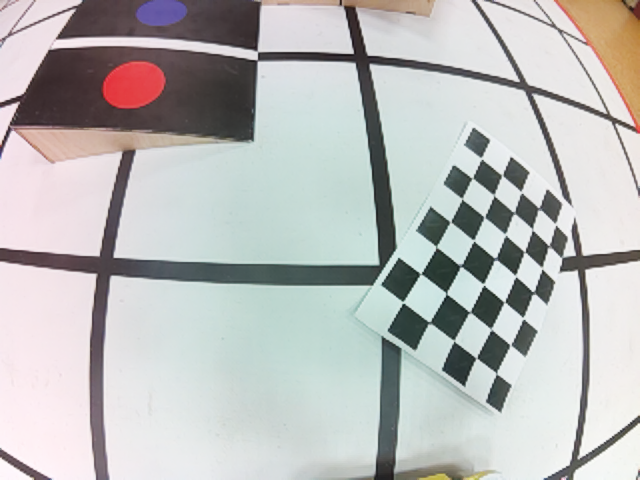
#> input picture chess_frames/0.png, 640 x 480 px; its folder holds 4 pictures in this run
$ python calibrate.py
#> lines starting #> are read from the running program, lines starting #| are printed output that depends on the picture; after the words box and inside, x2 and y2 are one past the last pixel; in counts of white or black regions, pixels touching at a corner belong together
import cv2
import numpy as np
import glob

CHECKERBOARD = (4, 5)
square_size = 2.0

objp = np.zeros((1, CHECKERBOARD[0]*CHECKERBOARD[1], 3), np.float32)
objp[0,:,:2] = np.mgrid[0:CHECKERBOARD[0], 0:CHECKERBOARD[1]].T.reshape(-1, 2)
objp *= square_size

objpoints = []
imgpoints = []

images = glob.glob('chess_frames/*.png')

for fname in images:
    img = cv2.imread(fname)
#> img is the input picture: shape (480, 640, 3); mean B, G, R 186.5, 187.7, 187.3
    gray = cv2.cvtColor(img, cv2.COLOR_BGR2GRAY)
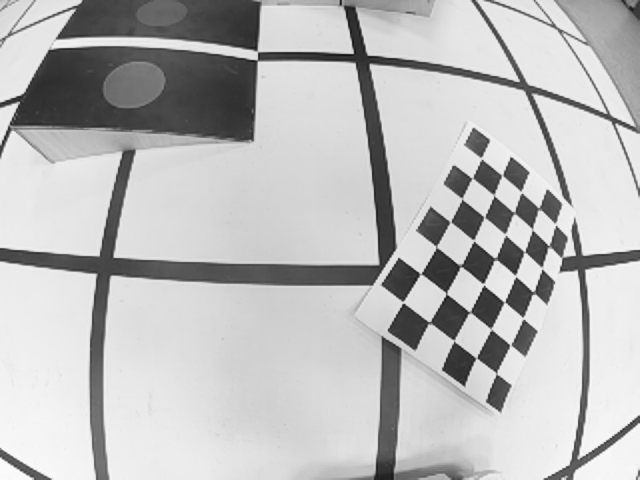
#> gray: shape (480, 640); min 18, max 252, mean 187.4

    ret, corners = cv2.findChessboardCorners(gray, CHECKERBOARD,
                cv2.CALIB_CB_ADAPTIVE_THRESH + cv2.CALIB_CB_FAST_CHECK + cv2.CALIB_CB_NORMALIZE_IMAGE)
#> ret = True; corners = 20 rows, first 8: [462.6, 198.4], [484.1, 218.2], [505.3, 234.4], [524.4, 252.8], [450.3, 222.5], [473.5, 240.5], [494.7, 257.1], [516.2, 275.7]
    print(f"{fname}: corners found = {ret}, count = {len(corners) if corners is not None else 0}")
#| chess_frames/0.png: corners found = True, count = 20

    if ret:
        criteria = (cv2.TERM_CRITERIA_EPS + cv2.TERM_CRITERIA_MAX_ITER, 30, 0.001)
        corners_subpix = cv2.cornerSubPix(gray, corners, (3,3), (-1,-1), criteria)
#> corners_subpix = 20 rows, first 8: [462, 198.5], [484.3, 217.1], [505.2, 234.2], [524.5, 251.9], [450.5, 221.9], [473.9, 240.4], [495.4, 258.9], [515.5, 276]

        imgpoints.append(corners_subpix)
        objpoints.append(objp)

        cv2.drawChessboardCorners(img, CHECKERBOARD, corners_subpix, ret)
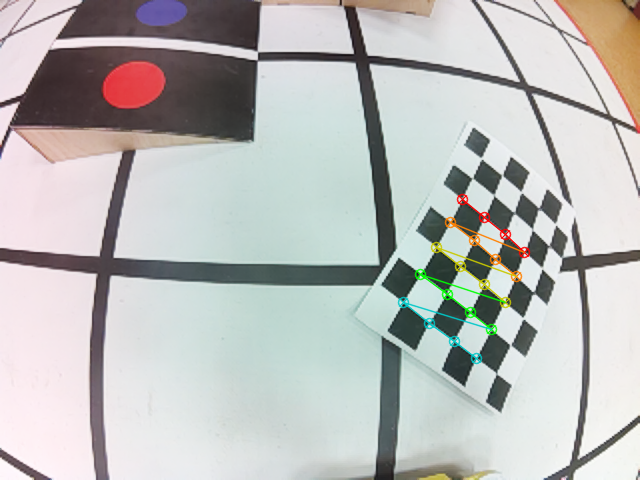
#> img: shape (480, 640, 3); 1.21% of pixels changed, all inside (x1, y1, x2, y2) = (397, 193, 531, 365)
        cv2.imshow('Corners', img)
        cv2.waitKey(500)
#> pass 2 of the loop `for fname in images:`:
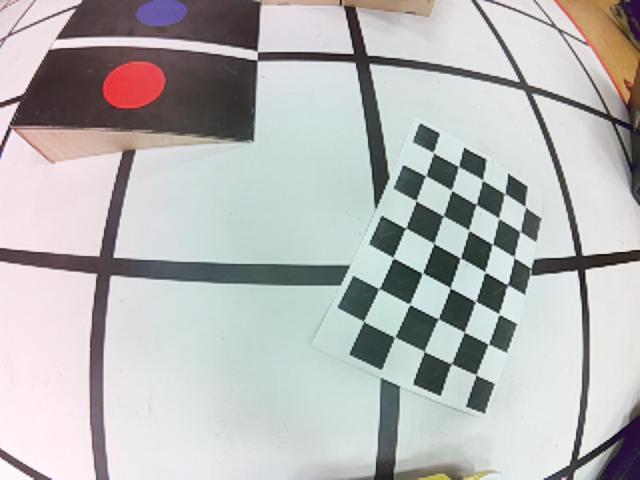
#> input picture chess_frames/1.png, 640 x 480 px
#> img is the input picture: shape (480, 640, 3); mean B, G, R 182, 182.5, 182.4
#> `gray = cv2.cvtColor(img, cv2.COLOR_BGR2GRAY)`:
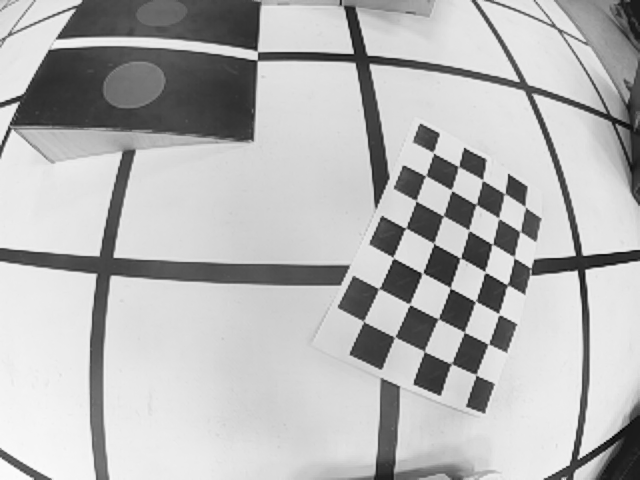
#> gray: shape (480, 640); min 1, max 252, mean 182.4
#> corners = 20 rows, first 8: [415.3, 202.1], [444.3, 216.7], [469.1, 230.3], [492.3, 243.2], [406, 228.4], [433.3, 244.2], [460.3, 258.7], [485.3, 270.8]
#| chess_frames/1.png: corners found = True, count = 20
#> corners_subpix = 20 rows, first 8: [416, 200.4], [443.4, 216], [469.2, 230.5], [492.3, 244.3], [406, 227.9], [433.5, 243], [460.3, 258.2], [485.4, 272.5]
#> `cv2.drawChessboardCorners(img, CHECKERBOARD, corners_subpix, ret)`:
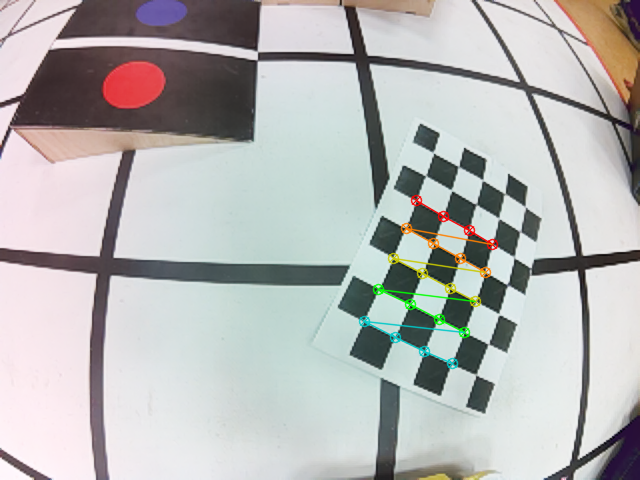
#> img: shape (480, 640, 3); 1.32% of pixels changed, all inside (x1, y1, x2, y2) = (358, 194, 499, 370)
#> pass 3 of the loop `for fname in images:`:
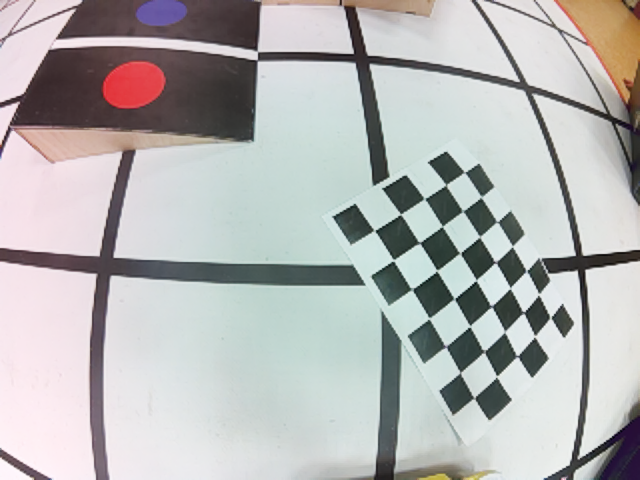
#> input picture chess_frames/10.png, 640 x 480 px
#> img is the input picture: shape (480, 640, 3); mean B, G, R 180.7, 181.6, 181.7
#> `gray = cv2.cvtColor(img, cv2.COLOR_BGR2GRAY)`:
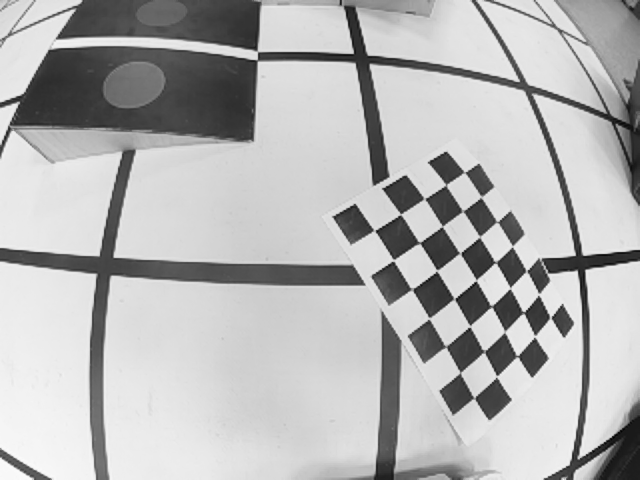
#> gray: shape (480, 640); min 0, max 251, mean 181.5
#> ret = False; corners = None
#| chess_frames/10.png: corners found = False, count = 0
#> the loop made 4 passes; the first 3 are shown

cv2.destroyAllWindows()

# if len(objpoints) < 10:
#     print("Недостаточно изображений с найденными углами для надежной калибровки.")
#     exit()

K = np.zeros((3,3))
D = np.zeros((4,1))
rvecs = []
tvecs = []

criteria = (cv2.TERM_CRITERIA_EPS + cv2.TERM_CRITERIA_MAX_ITER, 100, 1e-6)
flags = cv2.fisheye.CALIB_RECOMPUTE_EXTRINSIC + cv2.fisheye.CALIB_CHECK_COND

#> (the run stopped early here; a loop or call above may not have finished)
